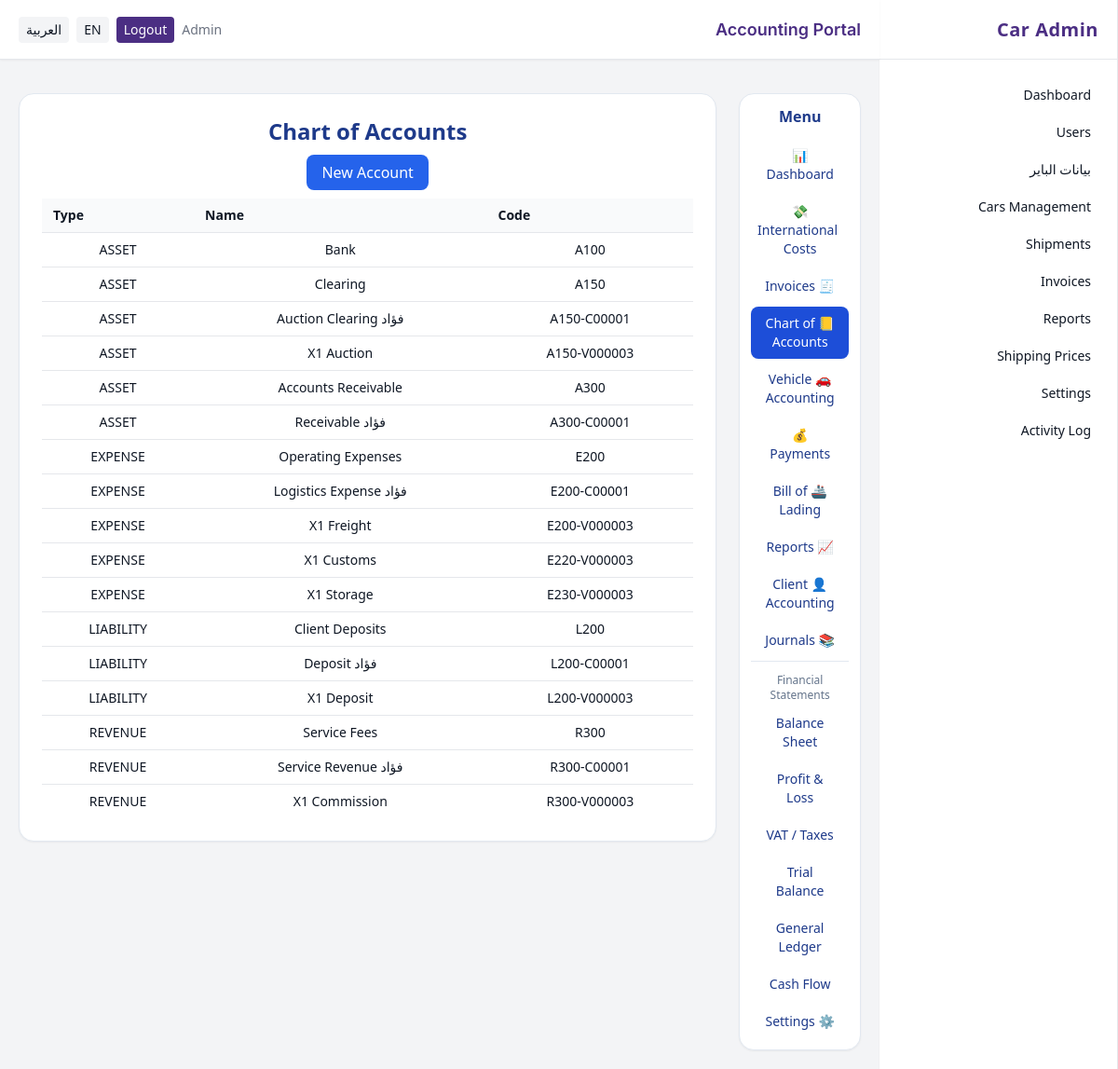
/acct/accounts (signed in), run on the app's committed database.
### app/models.py (models this page shows, shortened)
class User(db.Model, UserMixin):
    __tablename__ = "users"
    id = db.Column(db.Integer, primary_key=True)
    name = db.Column(db.String(150))
    email = db.Column(db.String(180), unique=True, index=True)
    phone = db.Column(db.String(50))
    password_hash = db.Column(db.String(200))
    role_id = db.Column(db.Integer, db.ForeignKey("roles.id"))
    active = db.Column(db.Boolean, default=True)
    created_at = db.Column(db.DateTime, default=datetime.utcnow)
    last_login_at = db.Column(db.DateTime)
    role = db.relationship("Role")
    @property
    def is_active(self):
        return bool(self.active)

class Account(db.Model):
    __tablename__ = "accounts"
    id = db.Column(db.Integer, primary_key=True)
    code = db.Column(db.String(20), unique=True, index=True, nullable=False)
    name = db.Column(db.String(200), nullable=False)
    type = db.Column(db.String(20), nullable=False)
    currency_code = db.Column(db.String(3), default="OMR", nullable=False)
    active = db.Column(db.Boolean, default=True, nullable=False)
    created_at = db.Column(db.DateTime, default=datetime.utcnow)
    client_id = db.Column(db.Integer, db.ForeignKey("customers.id"), index=True)
    vehicle_id = db.Column(db.Integer, db.ForeignKey("vehicles.id"), index=True)

### app/blueprints/accounting/routes.py (the view)
@acct_bp.route('/accounts')
@role_required('accountant', 'admin')
def accounts_list():
    rows = db.session.query(Account).order_by(Account.code.asc()).all()
    return render_template('accounting/accounts_list.html', accounts=rows)

### app/security.py (called while the page is built)
def _canonicalize_role(role_name: str | None) -> str | None:
    if not role_name:
        return None
    name = role_name.strip().lower()
    synonyms = {
        "staff": "employee",
        "employees": "employee",
    }
    return synonyms.get(name, name)

def role_required(*allowed_roles: str) -> Callable:
    normalized_allowed = {
        r for r in (_canonicalize_role(r) for r in allowed_roles) if r is not None
    }
    def decorator(view_func: Callable) -> Callable:
        @wraps(view_func)
        @login_required
        def wrapper(*args, **kwargs):
            user_role = getattr(getattr(current_user, "role", None), "name", None)
            user_role_norm = _canonicalize_role(user_role)
            if not user_role_norm or user_role_norm not in normalized_allowed:
                abort(403)
            return view_func(*args, **kwargs)
        return wrapper
    return decorator

### app/templates/accounting/accounts_list.html
{% extends "base_accounting.html" %}
{% block acct_content %}
<h2 class="text-2xl font-bold text-blue-900 mb-4">{{ _('Chart of Accounts') }}</h2>
<div class="mb-4">
  <a href="{{ url_for('acct.accounts_new') }}" class="px-4 py-2 rounded-lg bg-blue-600 text-white">{{ _('New Account') }}</a>
</div>
<div class="overflow-x-auto">
<table class="min-w-full divide-y divide-gray-200 text-sm">
  <thead class="bg-gray-50">
    <tr>
      <th class="px-3 py-2 text-left">{{ _('Code') }}</th>
      <th class="px-3 py-2 text-left">{{ _('Name') }}</th>
      <th class="px-3 py-2 text-left">{{ _('Type') }}</th>
    </tr>
  </thead>
  <tbody class="bg-white divide-y divide-gray-200">
    {% for a in accounts %}
    <tr>
      <td class="px-3 py-2">{{ a.code }}</td>
      <td class="px-3 py-2">{{ a.name }}</td>
      <td class="px-3 py-2">{{ a.type }}</td>
    </tr>
    {% endfor %}
  </tbody>
</table>
</div>
{% endblock %}

### app/templates/base_admin.html (shortened to what this page needs)
<!doctype html>
<html lang="{{ g.get('lang_code', 'ar') }}" {% if g.get('lang_code', 'ar') == 'ar' %}dir="rtl"{% endif %} class="h-full bg-background">
<head>
  <script src="https://cdn.tailwindcss.com"></script>
  <link href="https://cdnjs.cloudflare.com/ajax/libs/font-awesome/6.5.0/css/all.min.css" rel="stylesheet">
</head>
<body class="h-full text-neutral text-center">
  <div class="min-h-screen flex bg-background">
    {% if current_user.is_authenticated and current_user.role and (current_user.role.name|lower) == 'admin' %}
    <aside class="w-64 hidden md:flex flex-col bg-white border-r border-gray-200 shadow-sm">
      <div class="h-16 flex items-center px-5 border-b border-gray-200">
        <div class="text-primary text-xl font-bold tracking-wide">{{ _('Car Admin') }}</div>
      </div>
      <nav class="flex-1 px-4 py-5 space-y-1 text-sm">
        <a href="{{ url_for('admin.dashboard') }}" class="flex items-center gap-3 px-3 py-2 rounded-lg hover:bg-blue-50 {% if request.endpoint=='admin.dashboard' %}bg-blue-100 text-primary font-semibold{% endif %}">{{ _('Dashboard') }}</a>
        <a href="{{ url_for('admin.users_list') }}" class="flex items-center gap-3 px-3 py-2 rounded-lg hover:bg-blue-50 ">{{ _('Users') }}</a>
        <a href="{{ url_for('admin.buyers_list') }}" class="flex items-center gap-3 px-3 py-2 rounded-lg hover:bg-blue-50 ">بيانات الباير</a>
        <a href="{{ url_for('ops.dashboard') }}" class="flex items-center gap-3 px-3 py-2 rounded-lg hover:bg-blue-50">{{ _('Cars Management') }}</a>
        <a href="{{ url_for('ops.dashboard') }}" class="flex items-center gap-3 px-3 py-2 rounded-lg hover:bg-blue-50">{{ _('Shipments') }}</a>
        <a href="{{ url_for('acct.dashboard') }}" class="flex items-center gap-3 px-3 py-2 rounded-lg hover:bg-blue-50">{{ _('Invoices') }}</a>
        <a href="{{ url_for('admin.reports') }}" class="flex items-center gap-3 px-3 py-2 rounded-lg hover:bg-blue-50 ">{{ _('Reports') }}</a>
        <a href="{{ url_for('admin.shipping_prices_list') }}" class="flex items-center gap-3 px-3 py-2 rounded-lg hover:bg-blue-50 ">{{ _('Shipping Prices') }}</a>
        <a href="{{ url_for('admin.settings') }}" class="flex items-center gap-3 px-3 py-2 rounded-lg hover:bg-blue-50 {% if request.endpoint=='admin.settings' %}bg-blue-100 text-primary font-semibold{% endif %}">{{ _('Settings') }}</a>
        <a href="{{ url_for('admin.activity_log') }}" class="flex items-center gap-3 px-3 py-2 rounded-lg hover:bg-blue-50 ">{{ _('Activity Log') }}</a>
      </nav>
    </aside>
    {% endif %}
    <div class="flex-1 flex flex-col min-w-0">
      <header class="h-16 flex items-center justify-between px-5 bg-white border-b border-gray-200 shadow-sm">
        <div class="text-lg font-semibold text-primary font-heading">{% block header %}{% endblock %}</div>
        <div class="flex items-center gap-2 text-sm">
          {% if current_user.is_authenticated %}
            <span class="text-muted">{{ current_user.name }}</span>
            <a href="{{ url_for('auth.logout') }}" class="px-2 py-1 rounded bg-primary text-white hover:opacity-90 transition">{{ _('Logout') }}</a>
          {% endif %}
          <a href="{{ request.path }}?lang=en" class="px-2 py-1 rounded bg-background hover:bg-white">EN</a>
          <a href="{{ request.path }}?lang=ar" class="px-2 py-1 rounded bg-background hover:bg-white">العربية</a>
        </div>
      </header>
      <div class="px-5 pt-4">
      </div>
      <main class="p-5">
        {% block content %}{% endblock %}
      </main>
    </div>
  </div>
</body>
</html>

### app/templates/base_admin.html (style rules this page uses)
body { font-family: ui-sans-serif, system-ui, -apple-system, Segoe UI, Roboto, Arial, sans-serif; }

### data on the page
User: name "Admin"
Account: code "A100", name "Bank", type "ASSET"
Account: code "A150", name "Clearing", type "ASSET"
Account: code "A150-C00001", name "فؤاد Auction Clearing", type "ASSET"
Account: code "A150-V000003", name "X1 Auction", type "ASSET"
Account: code "A300", name "Accounts Receivable", type "ASSET"
Account: code "A300-C00001", name "فؤاد Receivable", type "ASSET"
Account: code "E200", name "Operating Expenses", type "EXPENSE"
Account: code "E200-C00001", name "فؤاد Logistics Expense", type "EXPENSE"
Account: code "E200-V000003", name "X1 Freight", type "EXPENSE"
Account: code "E220-V000003", name "X1 Customs", type "EXPENSE"
Account: code "E230-V000003", name "X1 Storage", type "EXPENSE"
Account: code "L200", name "Client Deposits", type "LIABILITY"
Account: code "L200-C00001", name "فؤاد Deposit", type "LIABILITY"
Account: code "L200-V000003", name "X1 Deposit", type "LIABILITY"
Account: code "R300", name "Service Fees", type "REVENUE"
Account: code "R300-C00001", name "فؤاد Service Revenue", type "REVENUE"
Account: code "R300-V000003", name "X1 Commission", type "REVENUE"
